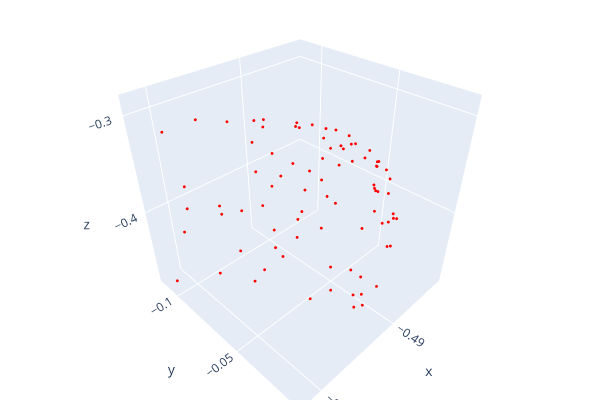

The cell this chart's notebook holds for it:
### Code cell
visualize_pointcloud_np(crit_points.squeeze())

### Figure 1 — Plotly figure (JSON) as saved in the notebook; plotly's stock layout.template omitted (floating-point values rounded to 4 significant figures; data arrays with more than 128 entries replaced by an {"elided": "..."} marker saying what was removed)
{"data": [{"marker": {"color": {"elided": "1024x3 int values"}, "size": 1}, "mode": "markers", "type": "scatter3d", "x": {"elided": "1024 float values"}, "y": {"elided": "1024 float values"}, "z": {"elided": "1024 float values"}}], "layout": {"height": 400, "margin": {"b": 0, "l": 0, "r": 0, "t": 0}, "scene": {"aspectmode": "auto", "aspectratio": {"x": 1, "y": 1, "z": 1}, "camera": {"center": {"x": 0, "y": 0, "z": 0}, "up": {"x": 0, "y": 0, "z": 1}}}, "showlegend": false, "width": 600}}
